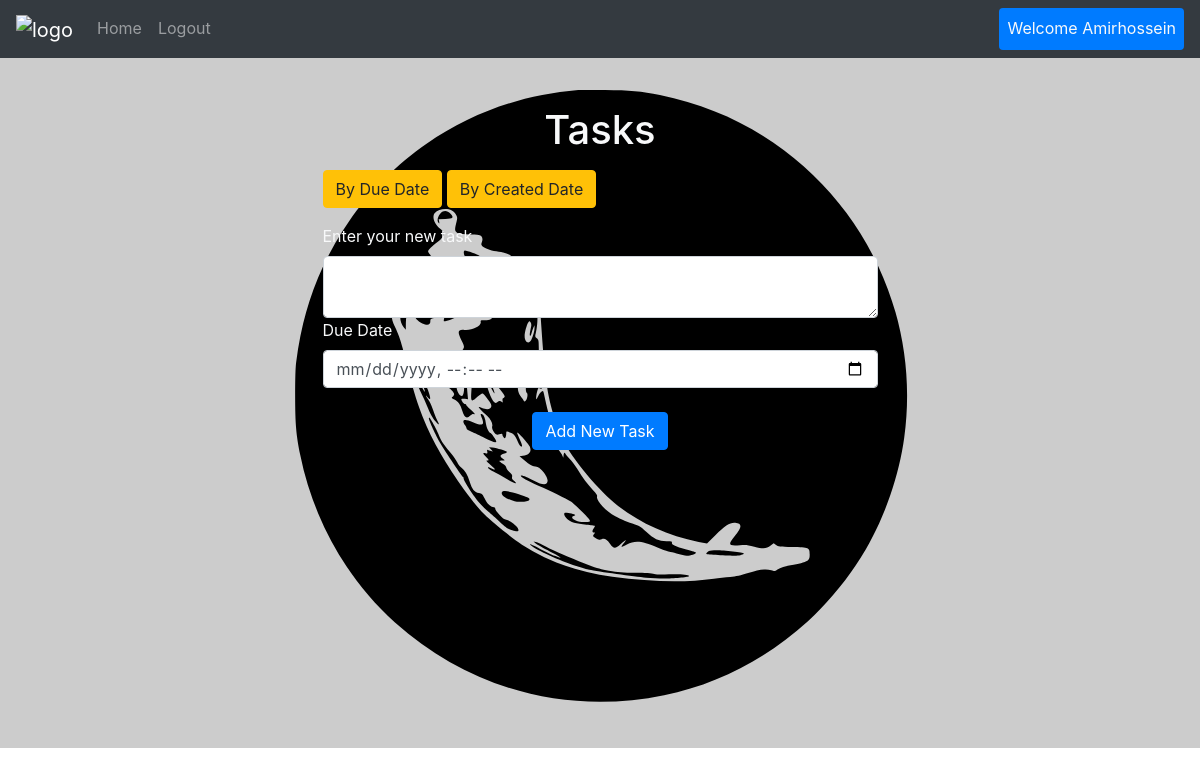
Page / (signed in) on the earlier database version.
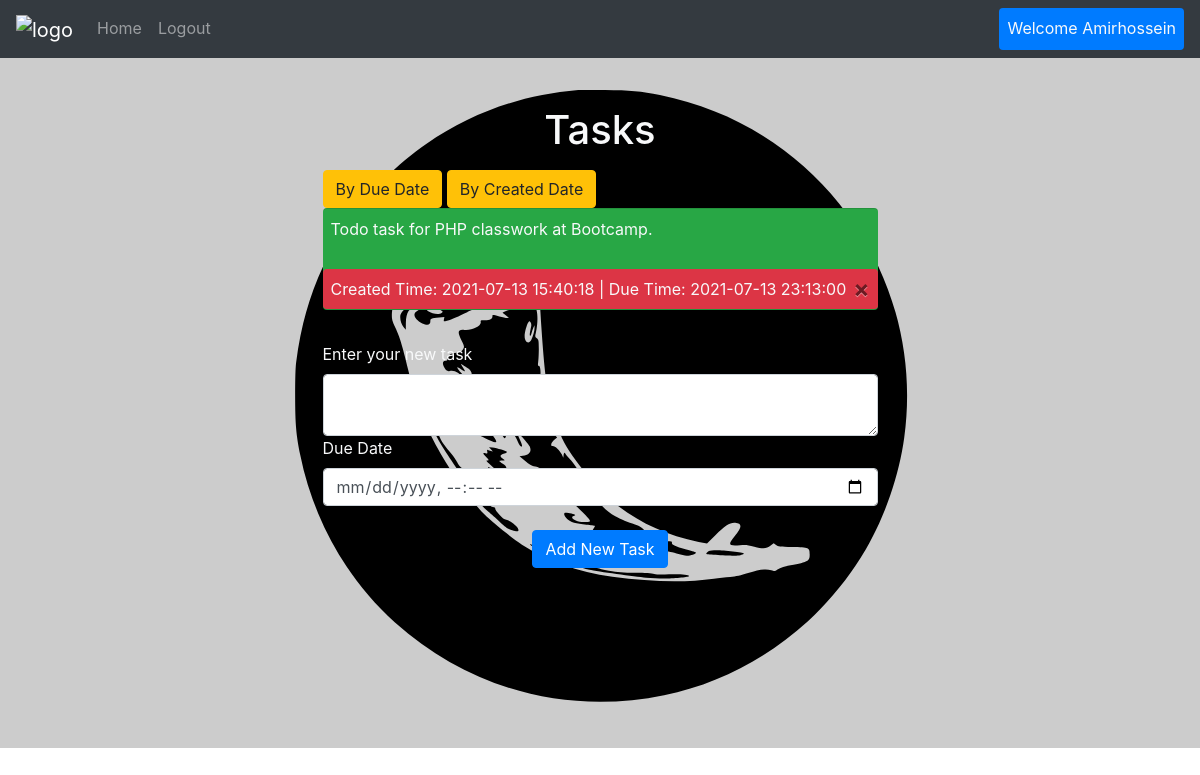
Same page on the later database version.
### website/models.py (models this page shows)
class User(db.Model, UserMixin):
    id = db.Column(db.Integer, primary_key=True)
    email = db.Column(db.String(150), unique=True)
    password = db.Column(db.String(150))
    first_name = db.Column(db.String(150))
    notes = db.relationship('Note')

class Note(db.Model):
    id = db.Column(db.Integer, primary_key=True)
    data = db.Column(db.String(10000))
    date = db.Column(db.DateTime(timezone=True), default=func.now())
    due_date = db.Column(db.DateTime(timezone=True), default=func.now())
    user_id = db.Column(db.Integer, db.ForeignKey('user.id'))

### website/views.py (the view, shortened to what this page needs)
@views.route('/', methods=['GET', 'POST'])
@login_required  # User can only access the home page if it is logged in
def home():
    filter_key = "id"
    if request.method == 'GET':
        if 'key' in request.args:
            filter_key = request.args.get('key')
    return render_template("home.html", user=current_user, current_time=datetime.now(), filter_key=filter_key)  # Reference to current user in home page

### website/__init__.py (called while the page is built)
def create_app():
    app = Flask(__name__)
    app.config['SECRET_KEY'] = 'iqbnddpoeallwennvcpwee'  # Secret key is for sessions hashing
    app.config['SQLALCHEMY_DATABASE_URI'] = f'sqlite:///{DB_NAME}'  # Store the database into a SQLite file
    db.init_app(app)  # Set the app for database
    from .views import views
    from .auth import auth
    app.register_blueprint(views, url_prefix="/")
    app.register_blueprint(auth, url_prefix="/")
    from .models import User, Note
    create_database(app)  # Creating the website database
    login_manager = LoginManager()  # Tells flask what to do if user is not logged in
    login_manager.login_view = 'auth.login'
    login_manager.init_app(app)
    @login_manager.user_loader
    def load_user(id):  # This tells flask how to get a user
        return User.query.get(int(id))
    return app

### website/templates/home.html (shortened to what this page needs)
{% extends "base.html" %}
{% block content %}
    <h1 align="center" class="text-light mb-3">Tasks</h1>
    <div>
        <button class="btn btn-warning" onClick="editFilter('due_date')">By Due Date</button>
        <button class="btn btn-warning" onClick="editFilter('date')">By Created Date</button>
    </div>
    <ul class="list-group list-group-flush" id="notes">
        {% for note in user.notes|sort(attribute=filter_key) %}
        <li class="list-group-item bg-success text-light mb-3 p-0 rounded">
            <div class="pb-4 pr-2 pl-2 pt-2">
                {{ note.data }}
            </div>
            <div class="bg-danger text-light rounded mb-0 ml-0 mr-0 p-2 mt-1">
                {{ "Created Time: " }}{{ note.date }}{{" | Due Time: "}}{{ note.due_date }}
                <button type="button" class="close" onClick="deleteNote({{ note.id }})">
                    <span aria-hidden="true">&times;</span>
                </button>
            </div>
        </li>
        {% endfor %}
    </ul>
    <form method="POST" class="mt-3">
        <label class="text-light">Enter your new task</label>
        <textarea name="note" id="note" class="form-control"></textarea>
        <label for="taskdate" class="text-light">Due Date</label>
        <input type="datetime-local" id="taskdate" name="taskdate" class="form-control" />
        <br />
        <div align="center">
            <button type="submit" class="btn btn-primary">Add New Task</button>
        </div>
    </form>
{% endblock %}

### website/templates/base.html (shortened to what this page needs)
<!DOCTYPE html>
<html>
<head>
    <link rel="stylesheet" href="../static/css/style.css" type="text.css" />
    <link rel="stylesheet" href="https://stackpath.bootstrapcdn.com/bootstrap/4.1.3/css/bootstrap.min.css"
 />
    <link rel="stylesheet"
        href="https://cdn.jsdelivr.net/npm/@fortawesome/fontawesome-free@5.15.3/css/fontawesome.min.css"
 />
</head>
<body>
    <nav class="navbar navbar-expand-lg navbar-dark bg-dark">
        <div class="collapse navbar-collapse" id="navbar">
            <div class="navbar-nav w-100">
                <div class="nav-item navbar-brand">
                        <img src="../static/assets/SLogo.png" width="30" height="30" alt="logo" />
                </div>
                {% if user.is_authenticated %}
                <div class="nav-item navbar-nav">
                    <a class="nav-link" id="home" href="/">Home</a>
                    <a class="nav-link" id="logout" href="/logout">Logout</a>
                </div>
                <div class="nav-item nav-link rounded bg-primary text-light navbar-nav ml-auto">
                    {{ "Welcome " }}{{ user.first_name }}
                </div>
                {% else %}
                <div class="nav-item navbar-nav">
                    <a class="nav-link" id="login" href="/login">Login</a>
                    <a class="nav-link" id="signUp" href="/sign-up">Sign Up</a>
                </div>
                {% endif %}
            </div>
        </div>
    </nav>
    <div class="container-fluid bg">
        <div class="container w-50 pt-5">
            {% block content %}
            {% endblock %}
        </div>
    </div>
</body>
</html>

### website/templates/base.html (style rules this page uses)
.bg { background-image: url("../static/assets/logo.svg"); background-color: #cccccc; height: 690px; background-position: center; background-repeat: no-repeat; background-size: contain; overflow: auto; position: fixed; }

Differences in the rows shown:
added Note: data "Todo task for PHP classwork at Bootcamp.", value "Created Time:", date "2021-07-13 15:40:18", value "| Due Time:", due_date "2021-07-13 23:13:00"
